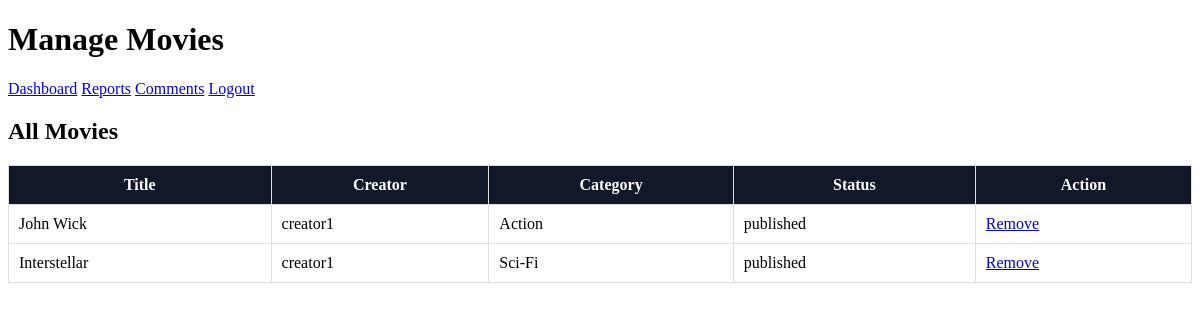
Screenshot of /admin/movies.php (signed in) with the database file from the repository.
### tables this page shows
CREATE TABLE dbProj_movies (
    movie_id INT AUTO_INCREMENT PRIMARY KEY,
    creator_id INT NOT NULL,
    category_id INT NOT NULL,
    title VARCHAR(150) NOT NULL,
    short_description VARCHAR(255) NOT NULL,
    description TEXT NOT NULL,
    poster_image VARCHAR(255),
    media_file VARCHAR(255),
    status ENUM('draft','published','removed') DEFAULT 'draft',
    created_at TIMESTAMP DEFAULT CURRENT_TIMESTAMP,

    FOREIGN KEY (creator_id)
    REFERENCES dbProj_users(user_id),

    FOREIGN KEY (category_id)
    REFERENCES dbProj_categories(category_id)
);

CREATE TABLE dbProj_users (
    user_id INT AUTO_INCREMENT PRIMARY KEY,
    role_id INT NOT NULL,
    username VARCHAR(50) NOT NULL UNIQUE,
    email VARCHAR(100) NOT NULL UNIQUE,
    password_hash VARCHAR(255) NOT NULL,
    created_at TIMESTAMP DEFAULT CURRENT_TIMESTAMP,
    FOREIGN KEY (role_id)
    REFERENCES dbProj_roles(role_id)
);

CREATE TABLE dbProj_categories (
    category_id INT AUTO_INCREMENT PRIMARY KEY,
    category_name VARCHAR(50) NOT NULL UNIQUE
);

### admin/movies.php (the view, shortened to what this page needs)
<?php
include '../config.php';
$movies = mysqli_query($conn, "
    SELECT m.*, u.username, c.category_name
    FROM dbProj_movies m
    JOIN dbProj_users u ON m.creator_id = u.user_id
    JOIN dbProj_categories c ON m.category_id = c.category_id
    ORDER BY m.created_at DESC
");
?>
<!DOCTYPE html>
<html>
<head>
    <link rel="stylesheet" href="../assets/style.css">
</head>
<body>
<header>
    <h1>Manage Movies</h1>
    <nav>
        <a href="index.php">Dashboard</a>
        <a href="reports.php">Reports</a>
        <a href="comments.php">Comments</a>
        <a href="../logout.php">Logout</a>
    </nav>
</header>
<div class="container">
    <h2>All Movies</h2>
    <table border="1" cellpadding="10" cellspacing="0" width="100%">
        <tr>
            <th>Title</th>
            <th>Creator</th>
            <th>Category</th>
            <th>Status</th>
            <th>Action</th>
        </tr>
        <?php while ($movie = mysqli_fetch_assoc($movies)): ?>
            <tr>
                <td><?php echo htmlspecialchars($movie["title"]); ?></td>
                <td><?php echo htmlspecialchars($movie["username"]); ?></td>
                <td><?php echo htmlspecialchars($movie["category_name"]); ?></td>
                <td><?php echo htmlspecialchars($movie["status"]); ?></td>
                <td>
                    <?php if ($movie["status"] != "removed"): ?>
                        <a href="movies.php?remove=<?php echo $movie["movie_id"]; ?>" onclick="return confirm('Remove this movie?');">
                            Remove
                        </a>
                    <?php else: ?>
                        Removed
                    <?php endif; ?>
                </td>
            </tr>
        <?php endwhile; ?>
    </table>
</div>
</body>
</html>

### assets/style.css (style rules this page uses)
table { background: white; border-collapse: collapse; margin-bottom: 30px; }
th { background: #111827; color: white; }
td, th { border: 1px solid #ddd; }

### rows the page displays
dbproj_movies: title "John Wick", creator.username "creator1", category.category_name "Action", status "published"
dbproj_movies: title "Interstellar", creator.username "creator1", category.category_name "Sci-Fi", status "published"
